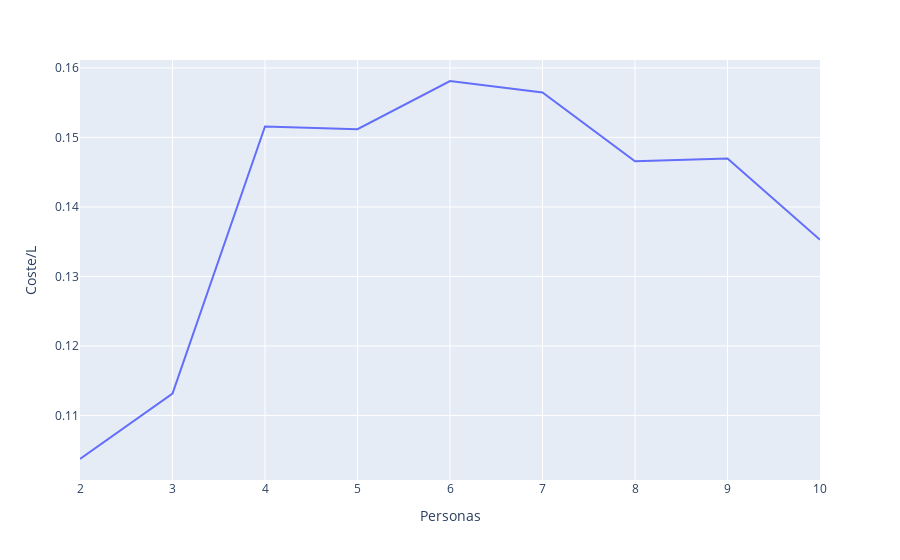

The cell this chart's notebook holds for it:
### Code cell
fig2 = px.line(df, x='Personas', y='Coste/L')
fig2.show()

### Figure 1 — Plotly figure (JSON) as saved in the notebook; plotly's stock layout.template omitted (floating-point values rounded to 4 significant figures)
{"data": [{"hovertemplate": "Personas=%{x}<br>Coste/L=%{y}<extra></extra>", "legendgroup": "", "line": {"color": "#636efa", "dash": "solid"}, "marker": {"symbol": "circle"}, "mode": "lines", "name": "", "orientation": "v", "showlegend": false, "type": "scatter", "x": [2, 3, 4, 5, 6, 7, 8, 9, 10], "xaxis": "x", "y": [0.1037, 0.1132, 0.1516, 0.1512, 0.1581, 0.1565, 0.1466, 0.147, 0.1353], "yaxis": "y"}], "layout": {"legend": {"tracegroupgap": 0}, "margin": {"t": 60}, "xaxis": {"anchor": "y", "domain": [0, 1], "title": {"text": "Personas"}}, "yaxis": {"anchor": "x", "domain": [0, 1], "title": {"text": "Coste/L"}}}}
